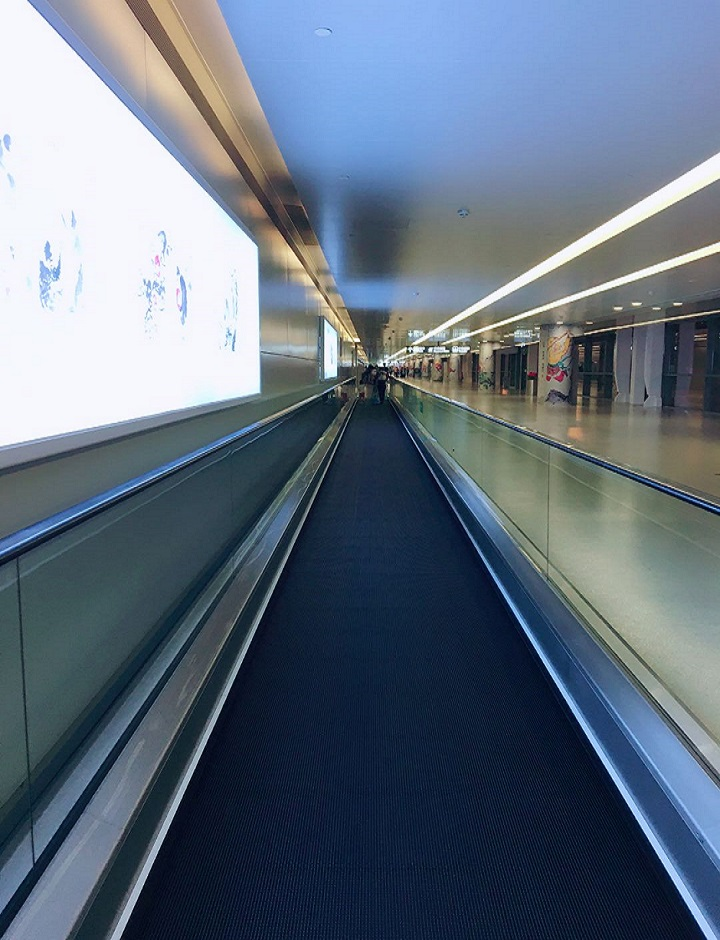
#> input picture images/HoughLines.jpg, 720 x 940 px, found by its file name
$ jupyter execute --allow-errors '7-2 HoughLines.ipynb'   (shell and % lines are left out)
#> lines starting #> are read from the running program, lines starting #| are printed output that depends on the picture
### **直线检测（2）**

cv.HoughLinesP()返回值是线段两个点的坐标(x1, y1, x2, y2)，最后一个参数较大时，直线检测的完整性较高，但数量较少

[cell 1]
# -*- coding:utf-8 -*-
import cv2 as cv
import numpy as np
import sys
import matplotlib
import matplotlib.pyplot as plt
# 设置中文字体
matplotlib.rcParams['font.family'] = 'simhei'
matplotlib.rcParams['axes.unicode_minus'] = False
rootpath = '/home/zomnk/python_ws/02-OpenCV4/images/'

#> (a cell that did not finish here is left out)

[cell 3]
def draw_line(img, lines):
    img_copy = img.copy()
    for i in range(0, len(lines)):
        for x1, y1, x2, y2 in lines[i]:
            cv.line(img_copy, (x1, y1), (x2, y2), (255, 255, 255), 2)
    return img_copy

[cell 4]
# 读取图像并判断是否读取成功
img = cv.imread(rootpath +'HoughLines.jpg')[:, :, [2, 1, 0]]
if img is None:
    print('Failed to read HoughLines.jpg')
    sys.exit

[cell 5]
# 检测图像边缘
# cv.HoughLines()第一个参数必须是单通道二值图像，如果要检测彩色图像或灰度图像，可以将边缘检测后的图像作为输入
image_edge = cv.Canny(img, 80, 180, 3)
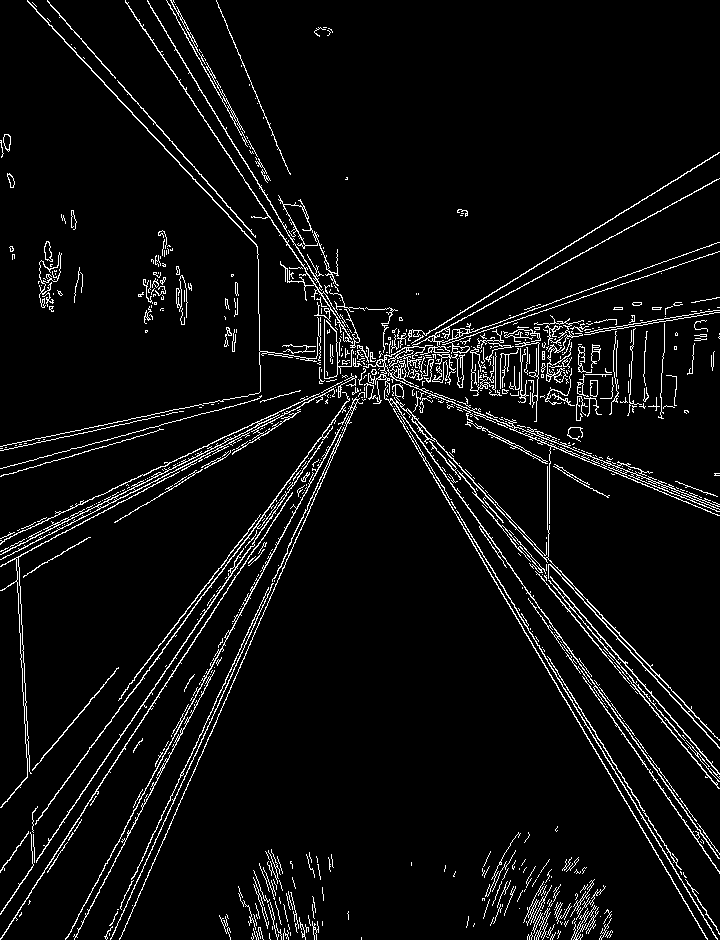
#> image_edge: shape (940, 720); 5.3% white in thin lines or dots
# 展示结果
plt.figure(figsize=(10, 8))
plt.subplot(1, 2, 1)
plt.title('原图像')
plt.imshow(img)
plt.subplot(1, 2, 2)
plt.title('图像边缘检测结果')
plt.imshow(image_edge, cmap='gray')
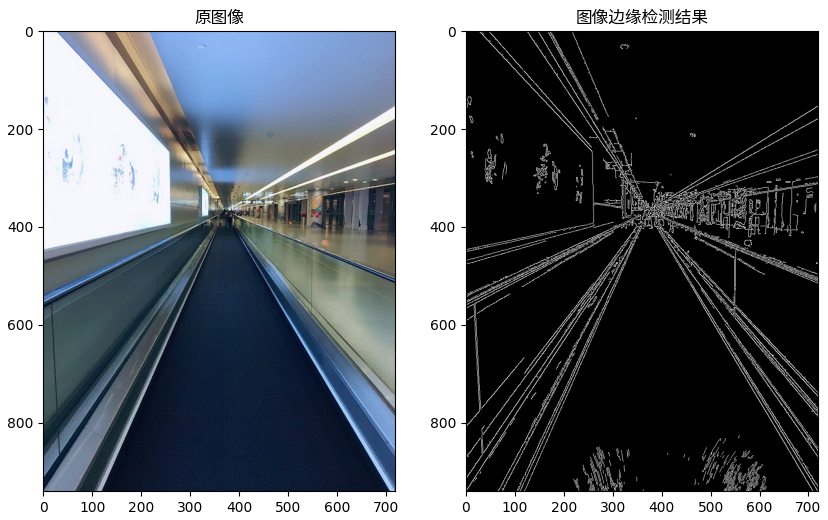
#> figure drawn by matplotlib, 2 panels

[cell 6]
# 设置线段的最小长度
# 如果图像中线段的长度小于minLineLength，即使是直线也不会作为最终结果输出
min_line_length = 200
# 分别设定不同最大连接距离并进行直线检测
# 最大连接距离指相邻两个线段之间的最短距离，对于检测斜线需要设置较大
max_line_gap_1 = 5
# 累加器的阈值此处设置为150
lines_1 = cv.HoughLinesP(image_edge, 1, np.pi / 180, 150, min_line_length, max_line_gap_1)
#> lines_1 = 463 rows, first 6: [119, 82, 124, 87], [553, 564, 664, 682], [457, 470, 475, 491], [308, 274, 322, 296], [0, 939, 31, 891], [120, 84, 135, 101]
try:
    img1 = draw_line(img, lines_1)
#> after the loop in draw_line, `for i in range(0, len(lines)):`:
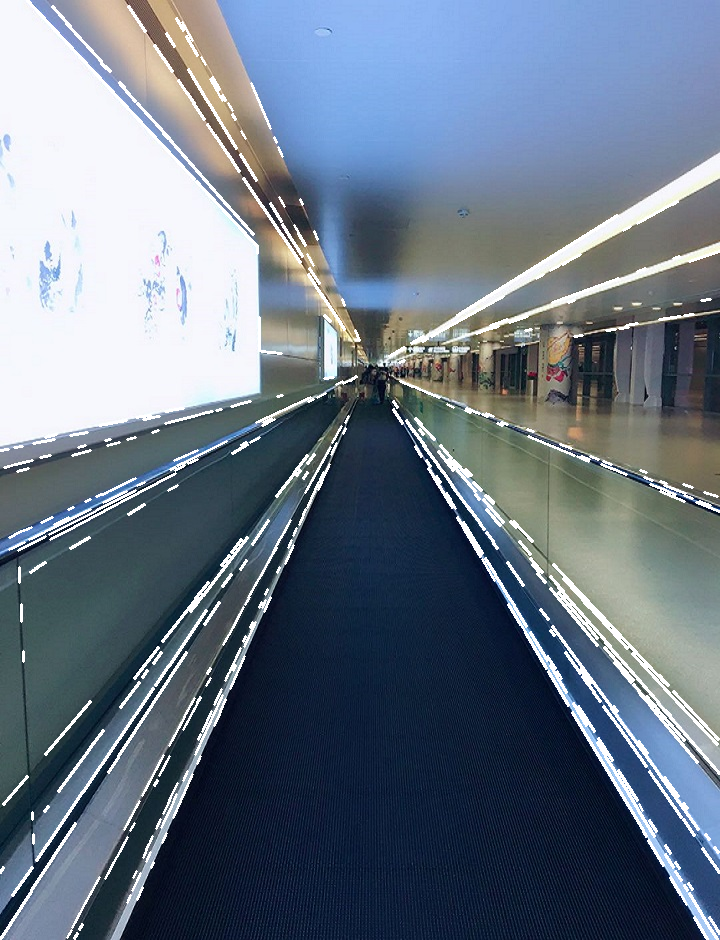
#> img_copy: shape (940, 720, 3); mean R, G, B 105, 117.7, 132.6
except:
    print('最大连接距离设为{}时，不能检测出直线'.format(max_line_gap_1))
max_line_gap_2 = 20
# 累加器的阈值此处设置为150
lines_2 = cv.HoughLinesP(image_edge, 1, np.pi / 180, 150, min_line_length, max_line_gap_2)
#> lines_2 = 123 rows, first 6: [553, 564, 664, 682], [457, 470, 475, 491], [308, 274, 322, 296], [0, 939, 31, 891], [552, 580, 597, 631], [598, 738, 612, 760]
try:
    img2 = draw_line(img, lines_2)
#> the loop in draw_line (call 2), `for i in range(0, len(lines)):` made 123 passes
#> after the loop in draw_line (call 2), `for i in range(0, len(lines)):`:
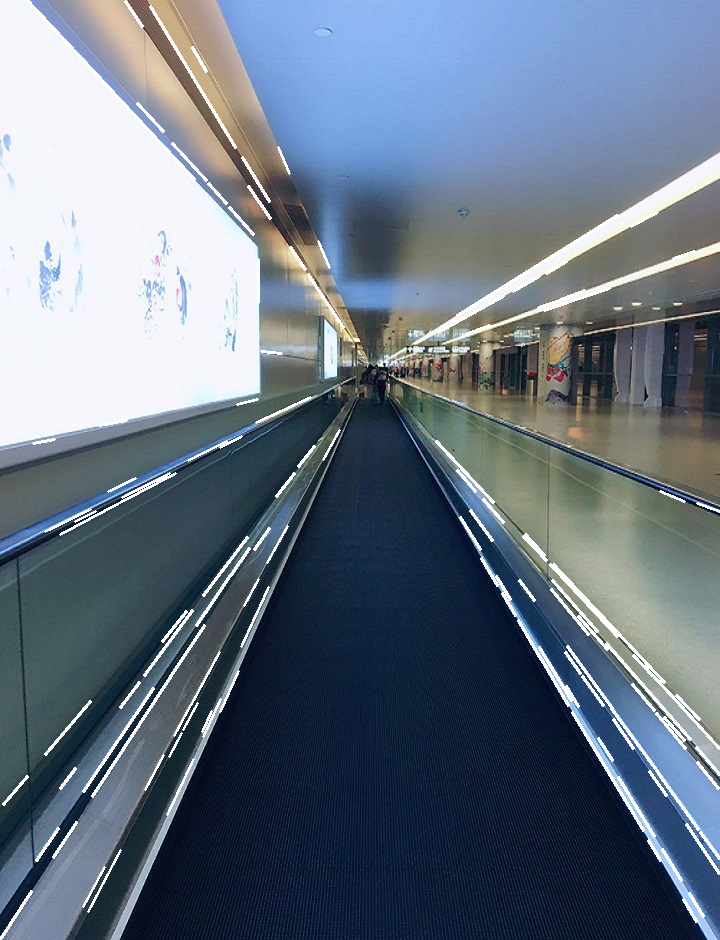
#> img_copy: shape (940, 720, 3); mean R, G, B 102.1, 115.1, 130.3
except:
    print('最大连接距离设为{}时，不能检测出直线'.format(max_line_gap_2))
# 展示结果
plt.figure(figsize=(10, 8))
plt.subplot(1, 2, 1)
plt.title('阈值为{}的结果'.format(max_line_gap_1))
plt.imshow(img1)
plt.subplot(1, 2, 2)
plt.title('阈值为{}的结果'.format(max_line_gap_2))
plt.imshow(img2)
